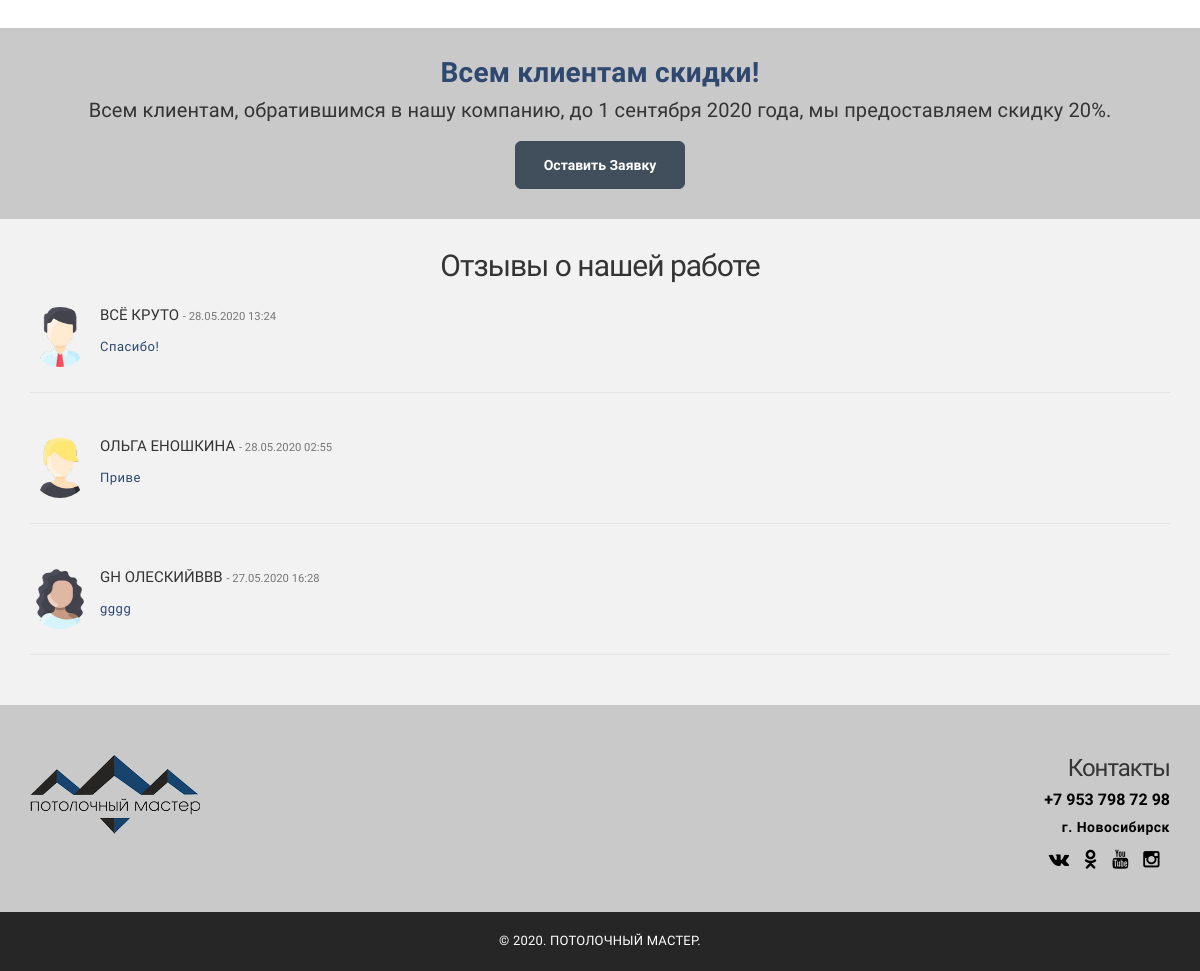
The page /index (lower part) on the database as committed earlier.
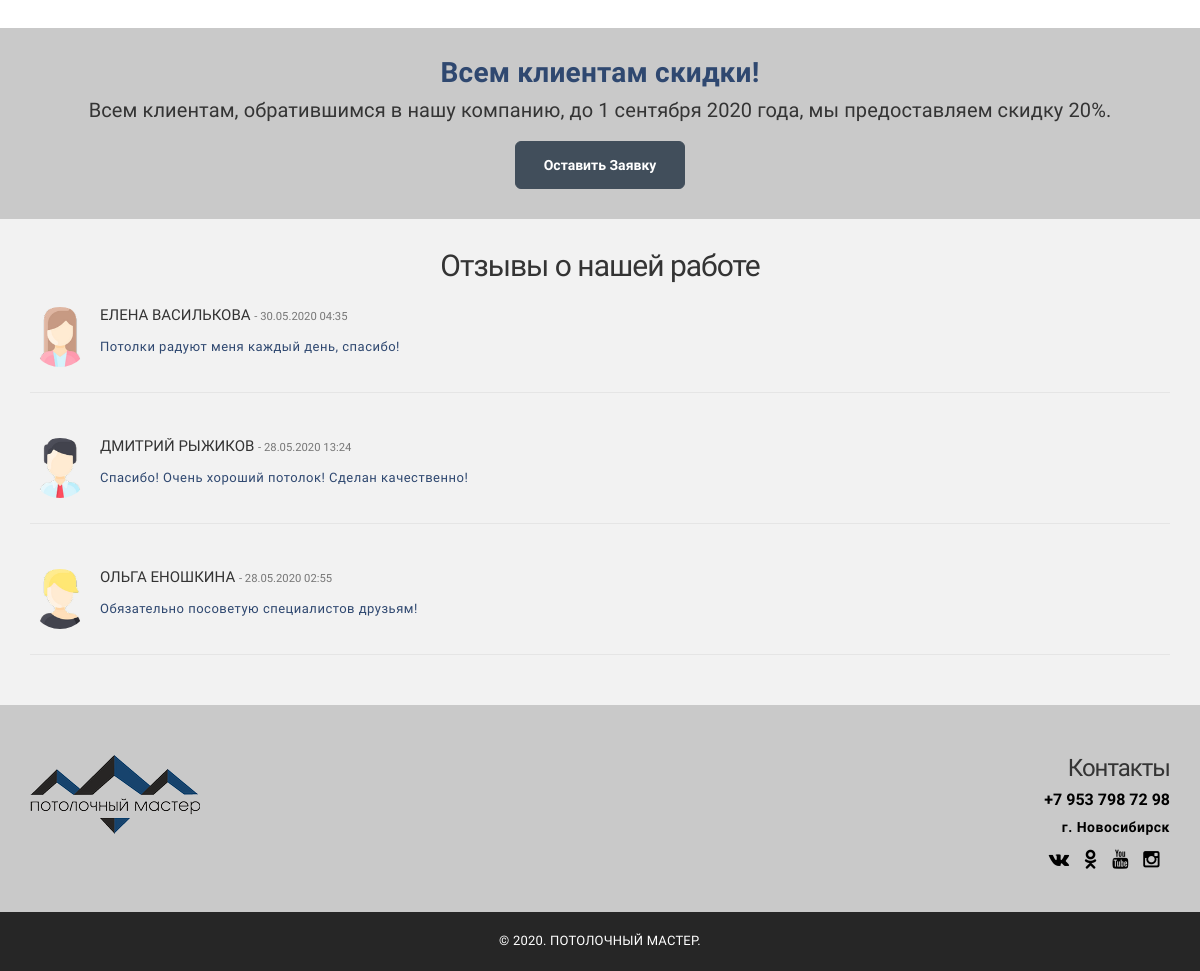
The same page on the database as committed later.
### dipapp/models.py (models this page shows)
class Review(models.Model):
    name = models.CharField(max_length=20)
    surname = models.CharField(max_length=20)
    text = models.CharField(max_length=100)
    date = models.DateField(default=datetime.now(), blank=True)
    created_at = models.DateTimeField(auto_now_add=True)
    image = models.FilePathField(max_length=20)

### dipapp/views.py (the view)
# urls.py: path('index', views.index),
def index(request):
    userform = UserForm()
    review = Review.objects.all().order_by('-created_at')
    order = Order.objects.all()
    return render(request, "index.html", {"form": userform, "review": review})

### templates/dipapp/index.html (shortened to what this page needs)
<!DOCTYPE html>
<html lang="en">
{% load staticfiles %}
{% load bootstrap_tags %}
{% load tz %}
<head>
    <link rel="stylesheet" href="{% static 'css/bootstrap.min.css' %}"/>
    <link rel="stylesheet" href="{% static 'css/icons/fontawesome/css/style.css' %}"/>
    <link rel="stylesheet" href="{% static 'css/icons/style.css' %}"/>
    <link rel="stylesheet" href="{% static 'css/icons/icon2/style.css' %}"/>
    <link rel="stylesheet" href="{% static 'js/vendors/swipebox/css/swipebox.min.css' %}"/>
    <link rel="stylesheet" href="{% static 'css/ilmosys-icons.css' %}"/>
    <link rel="stylesheet" href="{% static 'js/jquery.carousel.fullscreen.js' %}"/>
    <link rel="stylesheet" href="{%static 'js/vendors/slick/slick.css' %}"/>
    <link rel="stylesheet" href="{%static 'css/style.css' %}"/>
    <link rel="stylesheet" href="https://bootstraptema.ru/snippets/slider/2016/cfb/jquery.carousel.fullscreen.css"/>
    <link rel="stylesheet" href="{% static 'css/jquery.carousel.fullscreen.css' %}"/>
</head>
<body id="page-top">
<div class="body">
    <section class="parallax1 text-center">
        <div class="advantages">
            <div class="container">
                <div class="row">
                    <div class="col-md-12">
                        <h3>Всем клиентам скидки!</h3>
                        <h4>Всем клиентам, обратившимся в нашу компанию, до 1 сентября 2020 года, мы предоставляем скидку 20%.</h4>
                        <button type="button" class="btn btn-lg btn-dark" data-toggle="modal" data-target="#orderModal">Оставить заявку</button>
                    </div>
                </div>
            </div>
        </div>
    </section>
    <div class="testimonials-white">
        <div class="container">
            <div class="row">
                <div class="col-md-12">
                    <article>
                        <h2 class="post-title text-center">Отзывы о нашей работе</h2>
                    </article>
                    <div class="comments">
                        {% if review.count > 0 %}
                        {% for rev in review|slice:":3" %}
                        <div class="media v-align-children">
                            <a class="pull-left">
                                <img class="media-object" src="{% static rev.image %}" alt="">
                            </a>
                            <div class="media-body">
                                <h4 class="media-heading">{{ rev.name }} {{ rev.surname }}
                                    <small>- {{ rev.created_at|localtime|date:"d.m.Y H:i" }}</small>
                                </h4>
                                {{ rev.text }}
                            </div>
                        </div>
                        {% endfor %}
                        {% else %}
                        <h4>Пока нет ни одного отзыва.</h4>
                        <div class="space30"></div>
                        {% endif %}
                    </div>
                </div>
            </div>
        </div>
    </div>
    <footer class="footer2" id="footer2">
        <div class="container">
            <div class="row">
                <div class="col-md-7">
                    <a href="index-2.html" class="footer-logo"><img src="{% static 'images/logo.png' %}"/></a>
                </div>
                <div class="col-md-5 right-align">
                    <h3>Контакты</h3>
                    <h5>+7 953 798 72 98</h5>
                    <p>г. Новосибирск</p>
                    <div class="footer-social space10">
                        <a href="#" class="fa fa-vk"></a>
                        <a href="#" class="fa fa-odnoklassniki"></a>
                        <a href="#" class="fa fa-youtube"></a>
                        <a href="#" class="fa fa-instagram"></a>
                    </div>
                </div>
            </div>
        </div>
    </footer>
    <div class="footer-copy">
        <div class="container">
            &copy; 2020. Потолочный мастер.
        </div>
    </div>
</div>
</body>
</html>

Rows that differ between the two databases and show on the page:
no longer on this page (row edited): Review: image (picture), name "GH", surname "ОЛЕСКИЙBBB", created_at "27.05.2020 16:28", text "gggg"
added Review: image (picture), name "ЕЛЕНА", surname "ВАСИЛЬКОВА", created_at "30.05.2020 04:35", text "Потолки радуют меня каждый день, спасибо!"
changed Review: name "ВСЁ" → "ДМИТРИЙ"; surname "КРУТО" → "РЫЖИКОВ"; text "Спасибо!" → "Спасибо! Очень хороший потолок! Сделан качественно!"
changed Review "ОЛЬГА": text "Приве" → "Обязательно посоветую специалистов друзьям!"
